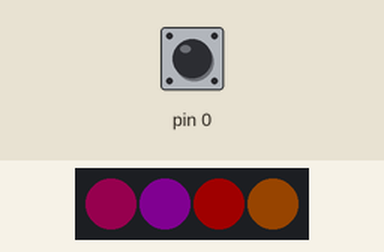
Simulated run of this sketch. Board: Arduino Uno, built with avr-gcc and run on an emulated ATmega328P. Parts: 4 RGB LEDs in strip order, left to right. Inputs (shaded band) come from the test bench; at power-on: pin 0 LOW. Dim RGB values are drawn brighter than linear; random numbers use the default seed unless the sketch sets one.

Above: at 1.2 s.
1.3 s: pin 0 driven HIGH
At 1.67 s:
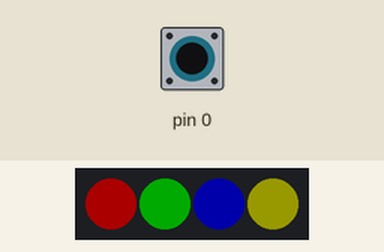
4.3 s: pin 0 driven LOW
At 4.74 s:
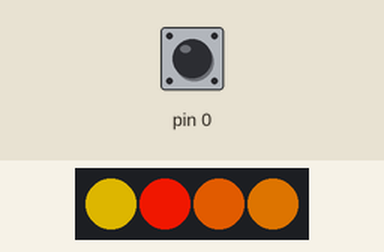
7.3 s: pin 0 driven HIGH
At 7.48 s:
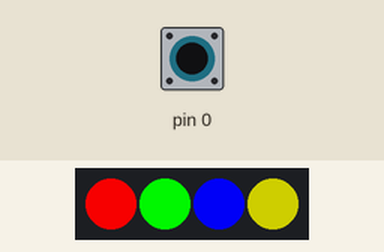
10.3 s: pin 0 driven LOW
At 10.55 s:
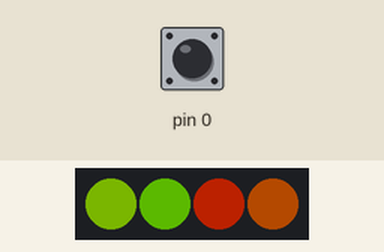
13.3 s: pin 0 pulsed HIGH 5 times (0.12 s each, 0.3 s apart)
At 13.59 s:
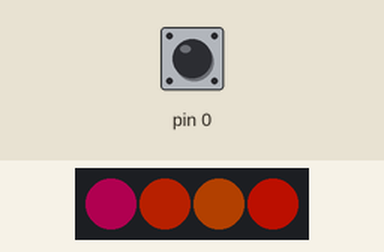
17.3 s: pin 0 pulsed HIGH 2 times (0.12 s each, 0.3 s apart)
At 18.14 s:
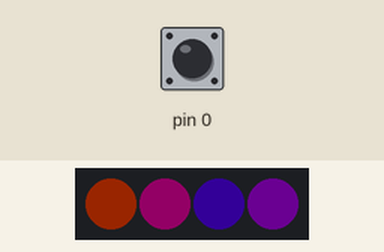
Timing chart, 0 to 24.3 s (numbered marks = the images above; inputs shaded):
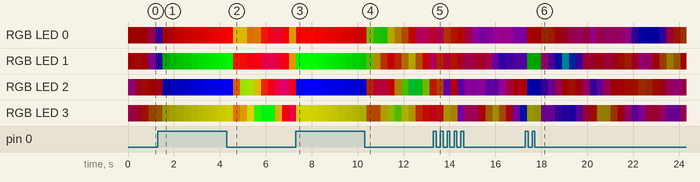

The sketch:

LuminousTriad.ino
```cpp
#include <FastLED.h>
#define LED_PIN 3

CRGB leds[4]; //Four LEDs, since some models have four.
CRGBPalette16 palette;

int brightness = 32;
int brightnessDir = 1;

void setup()
{
	FastLED.addLeds<NEOPIXEL, LED_PIN>(leds, 4);
	pinMode(0, INPUT);

	//initialize seed by converting each character in the __TIME__ macro to int, and taking the sum.
	int seed = 0;
	for (int i = 0; i < 9; i++)
	{
		seed += (int)__TIME__[i];
	}

	srand(seed);

  palette = RainbowColors_p;
  //If you want to define a custom color palette, follow the example below.
	//palette = CRGBPalette16(
	//	0xFF0000, 0xD52A00, 0xAB5500, 0xAB7F00,
	//	0xABAB00, 0x56D500, 0x00FF00, 0x00D52A,
	//	0x00AB55, 0x0056AA, 0x0000FF, 0x2A00D5,
	//	0x5500AB, 0x7F0081, 0xAB0055, 0xD5002B);
}

//Randomize starting positions
long counter = rand() % 1000000;
long offset = rand() % 128;
void loop()
{
	bool touchState = digitalRead(0);

	if (touchState)
	{
		if (brightness >= 255)
		{
			brightnessDir = -1;
		}

		if (brightness < 4)
		{
			brightnessDir = 1;
		}

		brightness += brightnessDir;
    delay(10);
	}

	if (!touchState)
	{
		for (int i = 0; i < 4; i++)
		{

			int color = inoise8((i + 1) * 1500 * brightness, 0, counter);
			color = qsub8(color, 16);
			color = qadd8(color, scale8(color, 39));
			leds[i] = ColorFromPalette(palette, (color + offset) % 256, 255, LINEARBLEND);
		}
	}
	else
	{
		leds[0] = CRGB(255, 0, 0);
		leds[1] = CRGB(0, 255, 0);
		leds[2] = CRGB(0, 0, 255);
    		leds[3] = CRGB(128, 128, 0);
	}

	for (int i = 0; i < 4; i++)
	{
		leds[i].nscale8(brightness);
	}

	if (rand() % 2 == 0)
	{
		offset += 1;
	}
	else
	{
		offset -= 1;
	}

	FastLED.show();
	counter++;
	delay(5);
}
```
